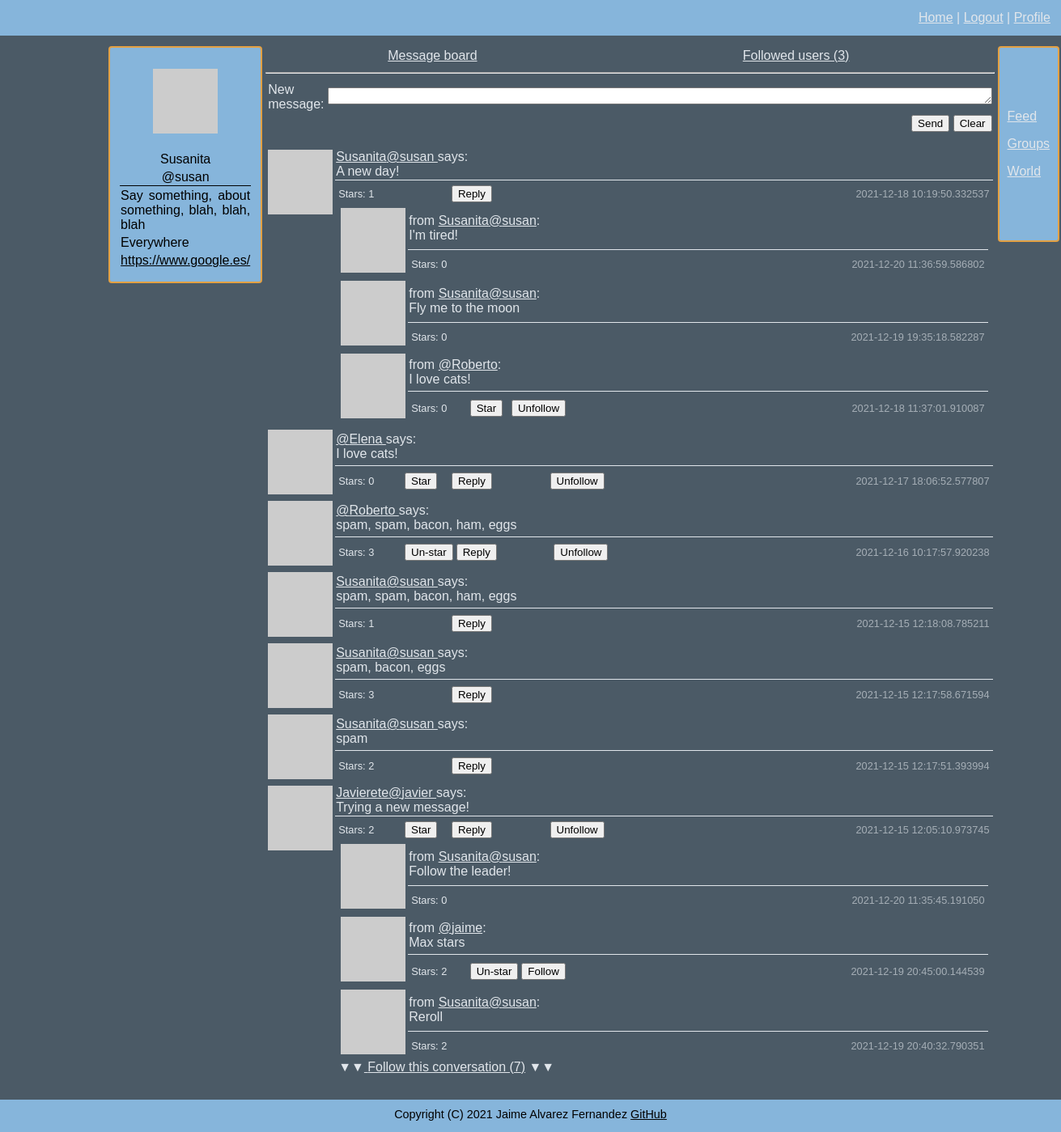
The page /message_board (signed in) on the database as committed earlier.
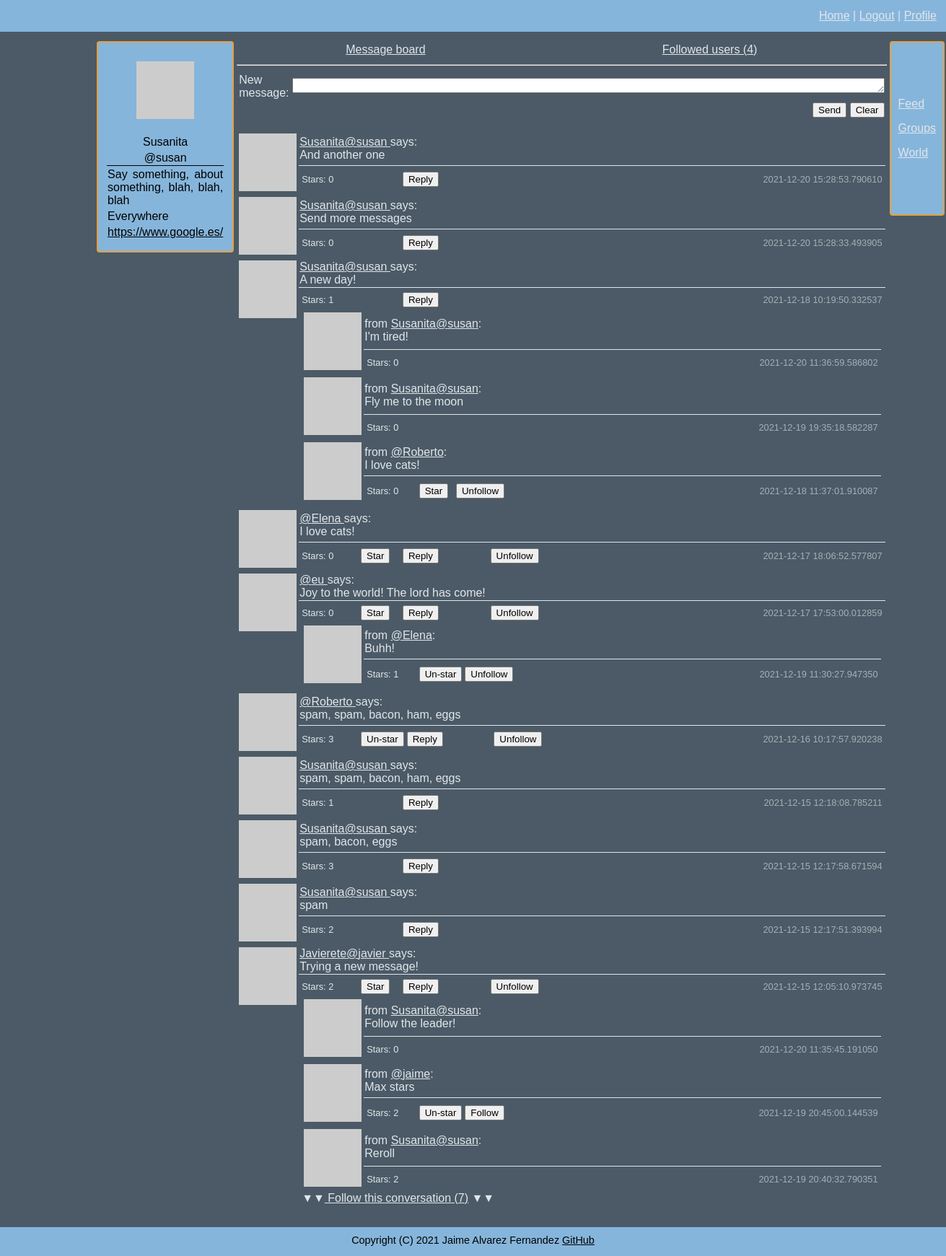
The same page on the database as committed later.
### connect/models.py (models this page shows, shortened)
class Posts(db.Model):
    id = db.Column(db.Integer, primary_key=True)
    body = db.Column(db.String(140))
    timestamp = db.Column(db.DateTime, index=True, default=datetime.datetime.utcnow)
    user_id = db.Column(db.Integer, db.ForeignKey('user.id'))
    reply = db.relationship('Reply', backref='original', lazy='dynamic')
    def replies(self):
        return Reply.query.filter_by(post_id=self.id).order_by(Reply.timestamp.desc())

class User(UserMixin, db.Model):
    id = db.Column(db.Integer, primary_key=True)
    username = db.Column(db.String(64), index=True, unique=True)
    email = db.Column(db.String(120), index=True, unique=True)
    nickname = db.Column(db.String(64))
    password = db.Column(db.String(128))
    about_me = db.Column(db.String(140))
    location = db.Column(db.String(64))
    website = db.Column(db.String(120))
    last_seen = db.Column(db.DateTime, default=datetime.datetime.utcnow)
    follower_bio = db.Column(db.Boolean, default=False)
    posts = db.relationship('Posts', backref='author', lazy='dynamic')
    reply = db.relationship('Reply', backref='author', lazy='dynamic')
    followed = db.relationship('User',
                               secondary=followers,
                               primaryjoin=(followers.c.follower_id == id),
                               secondaryjoin=(followers.c.followed_id == id),
                               backref=db.backref('followers', lazy='dynamic'), lazy='dynamic')
    starred = db.relationship('Posts',
                              secondary=stars,
                              backref=db.backref('awarded_stars', lazy='dynamic'), lazy='dynamic')
    starred_reply = db.relationship('Reply',
                                    secondary=stars_reply,
                                    backref=db.backref('awarded_stars_reply', lazy='dynamic'), lazy='dynamic')
    def avatar(self, size):
        digest = md5(self.email.lower().encode('utf-8')).hexdigest()
        return f'https://www.gravatar.com/avatar/{digest}?d=identicon&s={size}'
    def is_following(self, user):
        return self.followed.filter(followers.c.followed_id == user.id).count() > 0
    def followed_posts(self):
        posts_from_followed = Posts.query. \
            join(followers, (followers.c.followed_id == Posts.user_id)). \
            filter(followers.c.follower_id == self.id)
        posts_from_me = Posts.query.filter_by(user_id=self.id)
        return posts_from_followed.union(posts_from_me).order_by(Posts.timestamp.desc())
    def is_starred(self, post):
        return self.starred.filter(stars.c.post_id == post.id).count() > 0
    def is_starred_reply(self, reply):
        return self.starred_reply.filter(stars_reply.c.reply_id == reply.id).count() > 0

class Reply(db.Model):
    id = db.Column(db.Integer, primary_key=True)
    body = db.Column(db.String(140))
    timestamp = db.Column(db.DateTime, index=True, default=datetime.datetime.utcnow)
    user_id = db.Column(db.Integer, db.ForeignKey('user.id'))
    post_id = db.Column(db.Integer, db.ForeignKey('posts.id'))

### connect/routing.py (the view)
@app.route('/message_board', methods=['GET', 'POST'])
@flask_login.login_required
def feed():
    empty_form = forms.EmptyForm()
    form = forms.WriteMessage()
    if form.validate_on_submit():
        post = models.Posts(body=form.message.data, author=flask_login.current_user)
        db.session.add(post)
        db.session.commit()
        return flask.redirect(flask.url_for('feed'))
    page = flask.request.args.get('page', 1, type=int)
    posts = flask_login.current_user.followed_posts().paginate(page, app.config['POSTS_PER_PAGE'], False)
    next_url = flask.url_for('feed', page=posts.next_num) if posts.has_next else None
    prev_url = flask.url_for('feed', page=posts.prev_num) if posts.has_prev else None
    return flask.render_template('feed.html', title='Feed', posts=posts.items, e_form=empty_form, form=form,
                                 reply_per_post=app.config['REPLY_PER_POST'], next_url=next_url, prev_url=prev_url)

### connect/forms.py
class EmptyForm(FlaskForm):
    submit = wtforms.SubmitField('Submit')

class WriteMessage(FlaskForm):
    message = wtforms.TextAreaField('New message', validators=[validators.Length(min=1, max=140)])
    submit = wtforms.SubmitField('Send')

### connect/models.py (called while the page is built)
@login.user_loader
def load_user(user_id):
    return User.query.get(int(user_id))

### connect/routing.py (called while the page is built)
@app.before_request
def before_request():
    if flask_login.current_user.is_authenticated:
        flask_login.current_user.last_seen = datetime.datetime.utcnow()
        db.session.commit()

### connect/templates/feed.html (shortened to what this page needs)
{% extends "general_template.html" %}
{% block content %}
<table width="100%">
    <tr>
        <td align="center">
            <a href="{{ url_for('feed') }}">Message board</a>
        </td>
        <td align="center">
            <a href="{{ url_for('following') }}">Followed users ({{ current_user.followed.count() }})</a>
        </td>
    </tr>
</table>
<hr>
{% if request.endpoint == 'feed' %}
    <form action="" method="post" novalidate>
        <table>
            <tr>
                <td>
                    {{ form.message.label }}:
                </td>
                <td>
                    {{ form.message(cols=100, rows=1, autocomplete=off) }}
                </td>
            </tr>
            <tr>
                <td>
                </td>
                <td align="right">
                    {{ form.submit() }} <input type="reset" value="Clear">
                </td>
            </tr>
        </table>
    </form>
    <p>
    {% include 'sub_templates/_posts.html' %}
    </p>
{% else %}
    {% include 'sub_templates/_followed_users.html' %}
{% endif %}
    {% include "sub_templates/_pagination.html" %}
{% endblock %}

### connect/templates/sub_templates/_posts.html (shortened to what this page needs)
<table width="100%">
    {% for post in posts %}
    <tr>
        <td width="60" rowspan="2" valign="top"><img src="{{ post.author.avatar(60) }}"></td>
        <td class="bottom_line">
                <a href="{{ url_for('user_messages', username=post.author.username) }}">
                    {% if post.author.nickname %}{{ post.author.nickname }}{% endif %}@{{ post.author.username }}
                </a>
                says:<br>
             {{ post.body }}
        </td>
    </tr>
    <tr>
        <td>
            <table width="100%" border="0">
                <tr class="smaller_font_80">
                    <td width="10%">Stars: {{ post.awarded_stars.count() }}</td>
                    <td width="7%">
                        {% if post.author.username != current_user.username %}
                            {% if not current_user.is_starred(post) %}
                            <form method="post" action="{{ url_for('star', post=post.id, url=request.endpoint) }}">
                                {{ e_form.submit(value='Star') }}
                            </form>
                            {% else %}
                            <form method="post" action="{{ url_for('un_star', post=post.id, url=request.endpoint) }}">
                                {{ e_form.submit(value='Un-star') }}
                            </form>
                            {% endif %}
                        {% endif %}
                    </td>
                    <td>
                        <form method="get" action="{{ url_for('reply', post=post.id, url=request.endpoint) }}">
                            {{ e_form.submit(value='Reply') }}
                        </form>
                    </td>
                    <td>
                        {% if not current_user.is_following(post.author) and post.author != current_user %}
                        <form method="post" action="{{ url_for('follow', username=post.author.username) }}">
                            {{ e_form.hidden_tag() }}
                            {{ e_form.submit(value='Follow') }}
                        </form>
                        {% elif current_user.is_following(post.author) and post.author != current_user  %}
                        <form method="post" action="{{ url_for('unfollow', username=post.author.username, url=request.endpoint) }}">
                            {{ e_form.submit(value='Unfollow') }}
                        </form>
                        {% endif %}
                    </td>
                    <td class="time">{{ post.timestamp }}</td>
                </tr>
                <tr>
                    <td colspan="5">
                        {% if 0 < post.replies().all()|length <= reply_per_post %}
                            {% for n in range(post.replies().all()|length) %}
                                {% include "sub_templates/_replies.html" %}
                            {% endfor %}
                        {% elif post.replies().all()|length > reply_per_post %}
                            {% for n in range(3) %}
                                {% include "sub_templates/_replies.html" %}
                            {% endfor %}
                            ▼▼<a href="{{ url_for('conversation', post=post.id)}}"> Follow this conversation ({{ post.replies().all()|length }})</a> ▼▼
                        {% endif %}
                    </td>
                </tr>
            </table>
        </td>
    </tr>
    {% endfor %}
</table>

### connect/templates/sub_templates/_replies.html (shortened to what this page needs)
<table width="100%">
    <tr>
        <td width="30" rowspan="2" valign="top"><img src="{{ post.replies()[n].author.avatar(30) }}"></td>
        <td class="bottom_line">
            from
            <a href="{{ url_for('user_messages', username=post.replies()[n].author.username) }}">{% if post.replies()[n].author.nickname %}{{ post.replies()[n].author.nickname }}{% endif %}@{{ post.replies()[n].author.username }}</a>:<br>
            {{ post.replies()[n].body }}
        </td>
    </tr>
    <tr>
        <td>
            <table width="100%" border="0">
                <tr class="smaller_font_80">
                    <td width="10%">Stars: {{ post.replies()[n].awarded_stars_reply.count() }}</td>
                    <td width="7%">
                        {% if post.replies()[n].author.username != current_user.username %}
                            {% if not current_user.is_starred_reply(post.replies()[n]) %}
                            <form method="post" action="{{ url_for('star_reply', reply_id=post.replies()[n].id, url=request.endpoint) }}">
                                {{ e_form.submit(value='Star') }}
                            </form>
                            {% else %}
                            <form method="post" action="{{ url_for('un_star_reply', reply_id=post.replies()[n].id, url=request.endpoint) }}">
                                {{ e_form.submit(value='Un-star') }}
                            </form>
                            {% endif %}
                        {% endif %}
                    </td>
                    <td>
                        {% if not current_user.is_following(post.replies()[n].author) and post.replies()[n].author != current_user %}
                        <form method="post" action="{{ url_for('follow', username=post.replies()[n].author.username, url=request.endpoint) }}">
                            {{ e_form.submit(value='Follow') }}
                        </form>
                        {% elif current_user.is_following(post.replies()[n].author) and post.replies()[n].author != current_user  %}
                        <form method="post" action="{{ url_for('unfollow', username=post.replies()[n].author.username, url=request.endpoint) }}">
                            {{ e_form.submit(value='Unfollow') }}
                        </form>
                        {% endif %}
                    </td>
                    <td class="time">{{ post.replies()[n].timestamp }}</td>
                </tr>
            </table>
        </td>
    </tr>
</table>

Rows that differ between the two databases and show on the page:
added Posts: author.nickname "Susanita", author.username "susan", body "And another one", awarded_stars.count "0", timestamp "2021-12-20 15:28:53.790610"
added Posts: author.nickname "Susanita", author.username "susan", body "Send more messages", awarded_stars.count "0", timestamp "2021-12-20 15:28:33.493905"
now on this page (row unchanged): Posts: author.username "eu", body "Joy to the world! The lord has come!", awarded_stars.count "0", timestamp "2021-12-17 17:53:00.012859", username "Elena", body "Buhh!", replies "1", id.timestamp "2021-12-19 11:30:27.947350"
Other text that changed with them:
{{ current_user.followed.count() }}: "3" → "4"
